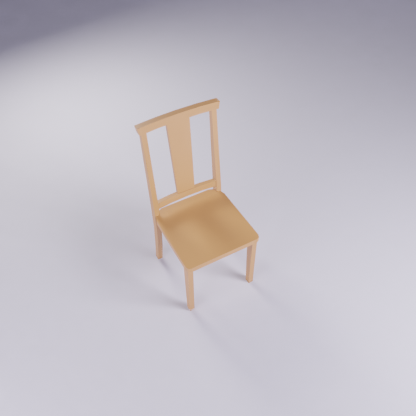
#> input picture chairs_dataset_sample/images/train/000000.png, 416 x 416 px
$ python -i 5_mascaras_para_yolo_seg.py   (imports and definitions only)
#> lines starting #> are read from the running program, lines starting #| are printed output that depends on the picture; after the words box and inside, x2 and y2 are one past the last pixel; in counts of white or black regions, pixels touching at a corner belong together
# -*- coding: utf-8 -*-
"""
SCRIPT 5 -- Converte as máscaras em rótulos YOLOv8-seg. Roda FORA do Blender.

    pip install opencv-python numpy
    python 5_mascaras_para_yolo_seg.py

Por que existe: o YOLOv8-seg não é treinado com imagens de máscara, e sim com
POLÍGONOS normalizados, uma linha por instância:

    classe x1 y1 x2 y2 ... xn yn

Este script extrai o contorno de cada máscara, simplifica (para não gerar
centenas de pontos por objeto) e grava nesse formato. OpenCV não está
disponível dentro do Blender, por isso a conversão é um passo separado.

Saída (layout padrão do Ultralytics):

    C:/tmp/chairs_seg_yolo/
        data.yaml
        images/train + images/val
        labels/train + labels/val
        _conferencia/      polígonos desenhados sobre as imagens
"""

import os
import shutil
import random
from pathlib import Path

import numpy as np

try:
    import cv2
except ImportError:
    raise SystemExit('Falta o OpenCV. Rode:  pip install opencv-python')

# =========================== CONFIG ===========================
ENTRADA = Path('C:/tmp/chairs_seg')        # saída do script 4
SAIDA = Path('C:/tmp/chairs_seg_yolo')     # dataset pronto para treinar

CLASSE_ID = 0
CLASSE_NOME = 'chair'

FRACAO_VAL = 0.2
SEED = 42

# simplificação do contorno: fração do perímetro usada como tolerância.
# 0.002 mantém a silhueta da cadeira; valores maiores achatam as pernas.
EPSILON_REL = 0.002
MIN_AREA_PX = 200        # descarta respingo de máscara
MIN_PONTOS = 6           # polígono com menos que isso não descreve o objeto
N_CONFERENCIA = 12
# ==============================================================

# [1 line not run here, left out]


# [14 lines left out: function _costurar_buraco, not called in this run]


def mascara_para_poligonos(caminho_mascara):
    """Extrai polígonos normalizados de uma máscara binária.

    Retorna (lista_de_poligonos, diagnostico).
    """
    m = cv2.imread(str(caminho_mascara), cv2.IMREAD_GRAYSCALE)
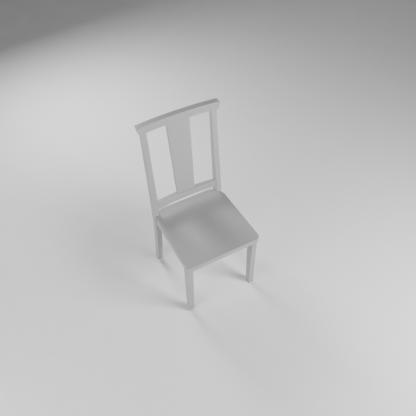
#> m: shape (416, 416); min 122, max 215, mean 191.2
    if m is None:
        return [], 'não consegui ler a máscara'

    H, W = m.shape
#> H = 416; W = 416
    pico = int(m.max())
#> pico = 215
    if pico == 0:
        return [], 'máscara vazia (objeto não apareceu no render)'

    # limiar relativo ao pico: robusto mesmo se o color management tiver
    # comprimido os valores (branco virando ~186 em vez de 255)
    _, bin_ = cv2.threshold(m, pico * 0.5, 255, cv2.THRESH_BINARY)
#> bin_: shape (416, 416); every value is 255

    # RETR_CCOMP separa contornos externos (hierarquia -1) dos vãos internos.
    # Usar RETR_EXTERNAL tapava os vãos entre as ripas do encosto e entre as
    # pernas, inflando a máscara em ~30% -- erro grande para segmentação.
    contornos, hier = cv2.findContours(bin_, cv2.RETR_CCOMP, cv2.CHAIN_APPROX_SIMPLE)
#> contornos = [[[0, 0], [0, 415], [415, 415], [415, 0]]]
    if hier is None:
        return [], 'nenhum contorno encontrado'
    hier = hier[0]

    def simplificar(c):
        eps = EPSILON_REL * cv2.arcLength(c, True)
        return cv2.approxPolyDP(c, eps, True).reshape(-1, 2).astype(np.float32)

    externos = [(k, c) for k, c in enumerate(contornos)
                if hier[k][3] == -1 and cv2.contourArea(c) >= MIN_AREA_PX]
#> externos = [(0, [[0, 0], [0, 415], [415, 415], [415, 0]])]
    if not externos:
        return [], 'nenhum contorno acima da área mínima'

    # fica o maior componente: com uma cadeira por imagem, os menores são
    # partes soltas ou respingo
    k_pai, c_pai = max(externos, key=lambda kc: cv2.contourArea(kc[1]))
#> k_pai = 0; c_pai = [[0, 0], [0, 415], [415, 415], [415, 0]]
    poligono = simplificar(c_pai)
#> in simplificar, `eps = EPSILON_REL * cv2.arcLength(c, True)`: eps = 3.32
#> poligono = [[0, 0], [0, 415], [415, 415], [415, 0]]

    n_buracos = 0
    for k, c in enumerate(contornos):
        if hier[k][3] != k_pai or cv2.contourArea(c) < MIN_AREA_PX:
            continue
        poligono = _costurar_buraco(poligono, simplificar(c))
        n_buracos += 1
#> this loop made 1 pass
#> c on pass 1: [[0, 0], [0, 415], [415, 415], [415, 0]]
#> after the loop, n_buracos = 0

    if len(poligono) < MIN_PONTOS:
        return [], 'polígono degenerado'

    poligono[:, 0] /= W
    poligono[:, 1] /= H
    return ([np.clip(poligono, 0.0, 1.0)],
            f'{len(externos)} externo(s), {n_buracos} vão(s), {len(poligono)} pontos')


# [99 lines left out: function main, not called in this run]


# [2 lines not run here, left out]

>>> result = mascara_para_poligonos('chairs_dataset_sample/images/train/000000.png')

$ run again, on chairs_dataset_sample/images/val/000002.png
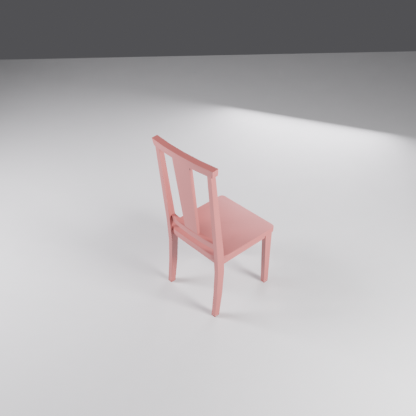
#> input picture chairs_dataset_sample/images/val/000002.png, 416 x 416 px
#> in mascara_para_poligonos, `m = cv2.imread(str(caminho_mascara), cv2.IMREAD_GRAYSCALE)`:
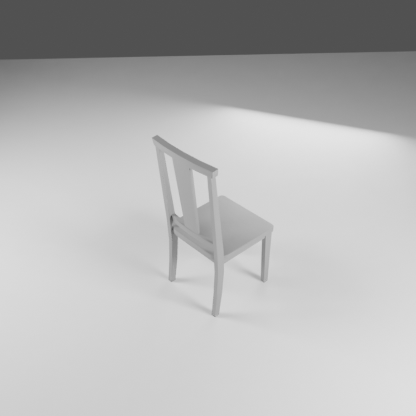
#> m: shape (416, 416); min 79, max 228, mean 181.5
#> pico = 228
#> in mascara_para_poligonos, `_, bin_ = cv2.threshold(m, pico * 0.5, 255, cv2.THRESH_BINARY)`:
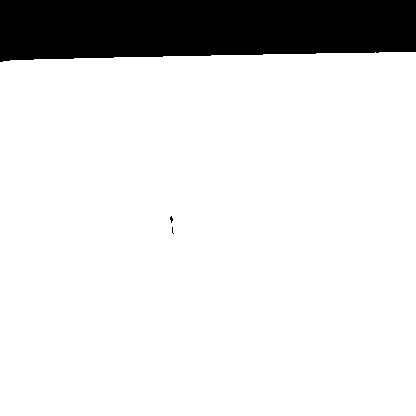
#> bin_: shape (416, 416); 86.6% white; 3 black regions (2 under 20 px)
#> contornos = 4 contours, 2 with area under 20; largest, box (x1, y1, x2, y2) and area: (0, 52, 416, 416) 149084, (169, 215, 174, 224) 20
#> externos = 1 item
#> k_pai = 0; c_pai = contour of 27 points, box (x1, y1, x2, y2) (0, 52, 416, 416), area 149084
#> eps = 3.1
#> poligono = [[415, 52], [0, 62], [0, 415], [415, 415]]
#> the loop in mascara_para_poligonos, `for k, c in enumerate(contornos):` made 4 passes
#> c on pass 2: [[172, 233], [173, 232], [174, 233], [173, 234]]
#> after the loop in mascara_para_poligonos, `for k, c in enumerate(contornos):`: n_buracos = 0
